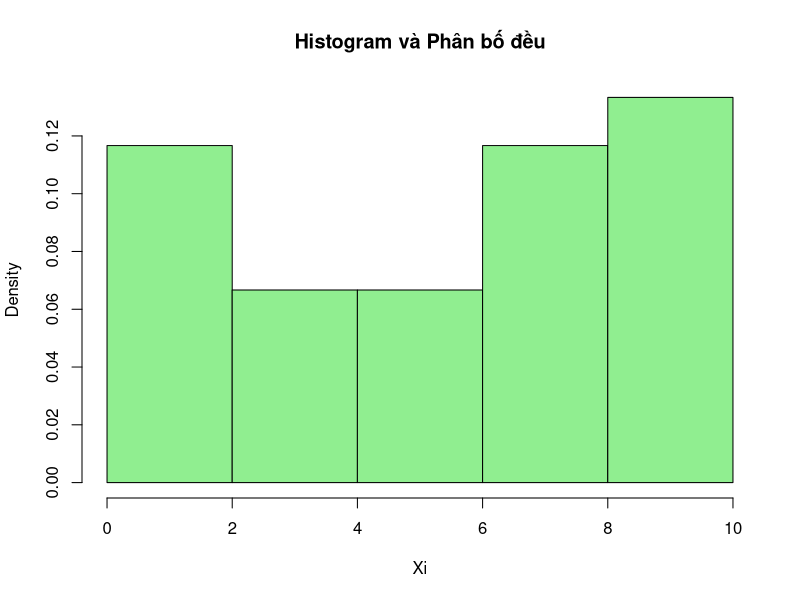
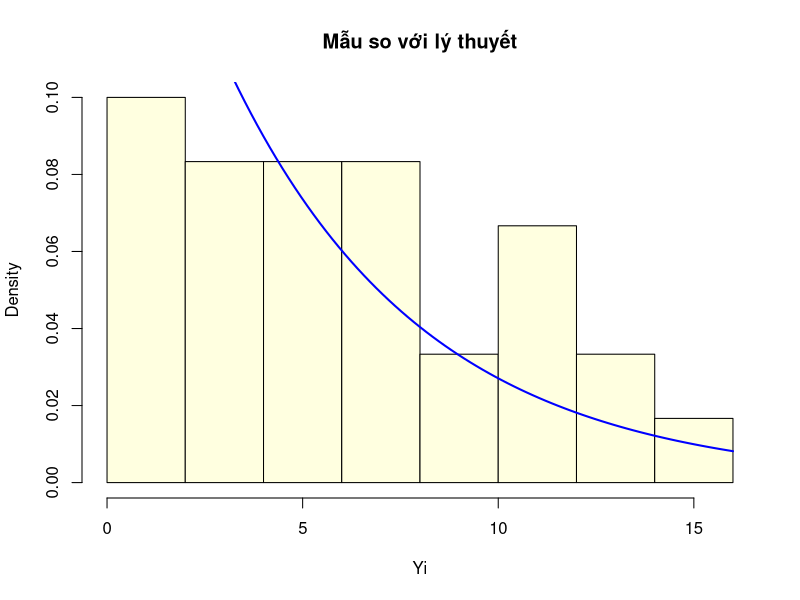
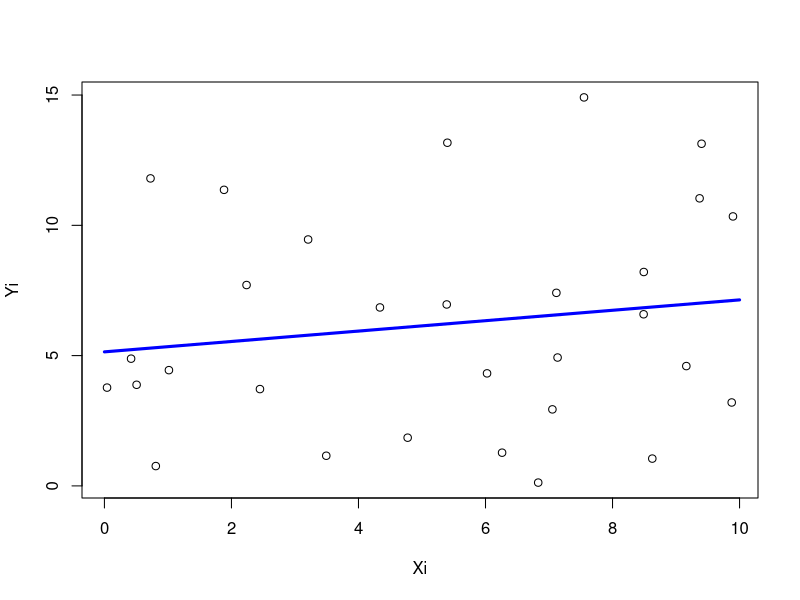

Source code (R) for these figures, in order:
Xi <- runif(30, min=0, max=10)
summary(Xi)
hist(Xi, freq = FALSE, col='lightgreen', main='Histogram và Phân bố đều')


rate_parameter <- 0.2
Yi <- rexp(30, rate = rate_parameter)
hist(Yi, freq = FALSE, col = 'lightyellow', main = 'Mẫu so với lý thuyết')
theoretical_mean <- 1 / rate_parameter
theoretical_variance <- 1 / rate_parameter^2

summary(Yi)
curve(dexp(x, rate = rate_parameter), add = TRUE, col = 'blue', lwd = 2)


x<-seq(0,10,by=0.1)
model <- lm(Yi ~ Xi) #Yi = aXi + b
summary(model)
plot(Xi, Yi)
lines(x, model$coefficients[1] + model$coefficients[2]*x, col = "blue", lw = 3)
